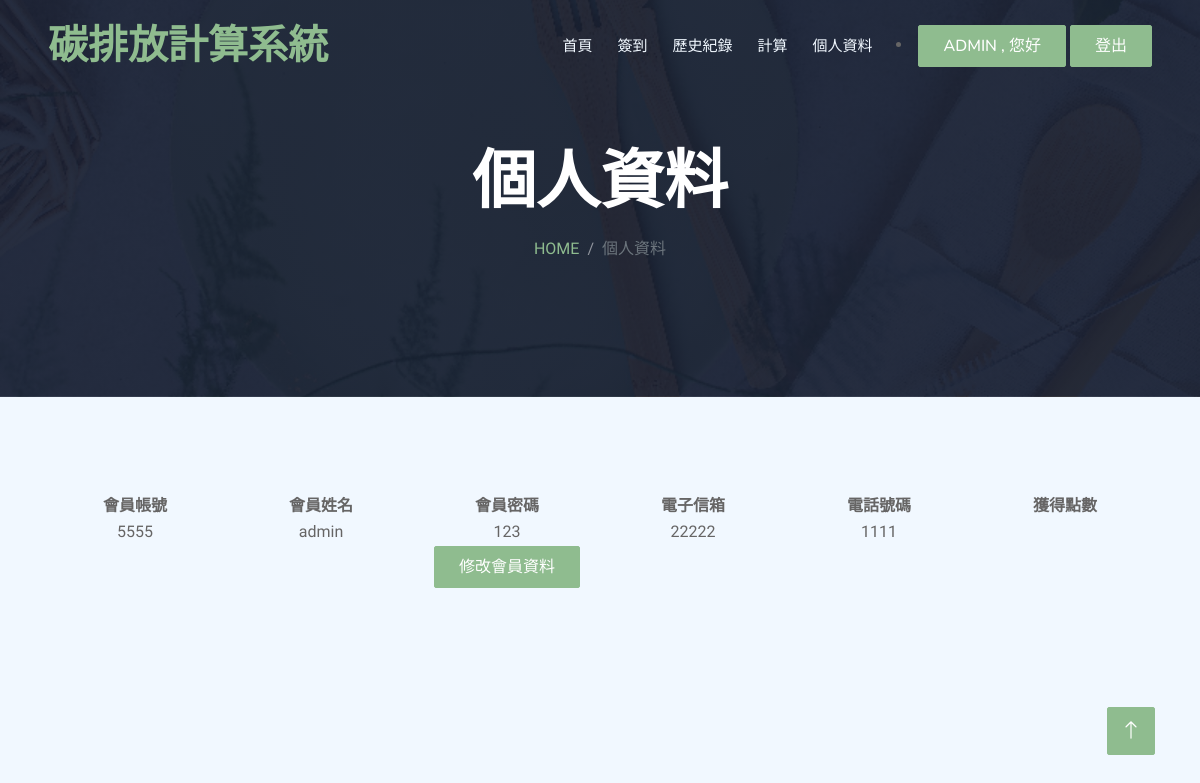
Page /碳排放/information.php (signed in) on the committed database.
### tables this page shows
CREATE TABLE `account` (
  `ID` varchar(20) NOT NULL,
  `Name` varchar(20) NOT NULL,
  `Password` varchar(20) NOT NULL,
  `phone` varchar(10) NOT NULL,
  `Email` varchar(50) NOT NULL,
  `level` varchar(1) NOT NULL
);

### 碳排放/information.php (the view, shortened to what this page needs)
<!DOCTYPE html>
<html lang="en">
<head>
    <link href="https://cdnjs.cloudflare.com/ajax/libs/font-awesome/5.10.0/css/all.min.css" rel="stylesheet">
    <link href="https://cdn.jsdelivr.net/npm/bootstrap-icons@1.4.1/font/bootstrap-icons.css" rel="stylesheet">
    <link href="lib/animate/animate.min.css" rel="stylesheet">
    <link href="lib/owlcarousel/assets/owl.carousel.min.css" rel="stylesheet">
    <link href="lib/tempusdominus/css/tempusdominus-bootstrap-4.min.css" rel="stylesheet" />
    <link href="css/bootstrap.min.css" rel="stylesheet">
    <link href="css/style.css" rel="stylesheet">
</head>
<body>
    <div class="container-xxl bg-white p-0">
        <div class="container-xxl position-relative p-0">
            <nav class="navbar navbar-expand-lg navbar-dark bg-dark px-4 px-lg-5 py-3 py-lg-0">
                <a href="" class="navbar-brand p-0">
                    <h1 class="text-primary m-0"></i>碳排放計算系統</h1>
                </a>
                <div class="collapse navbar-collapse" id="navbarCollapse">
                    <div class="navbar-nav ms-auto py-0 pe-4">
                        <a href="index.php" class="nav-item nav-link">首頁</a>
                        <a href="signin.php" class="nav-item nav-link">簽到</a>
                        <a href="history.php" class="nav-item nav-link">歷史紀錄</a>
                        <a href="count.php" class="nav-item nav-link">計算</a>
                        <a href="information.php" class="nav-item nav-link">個人資料</a>
                    </div>
                </div>
                <div>
                    <?php if (empty($_SESSION["ID"])) { ?>
                        <li><a href="login.php" class="btn btn-primary py-2 px-4">登入</a>
                            <a href="insert.php" class="btn btn-primary py-2 px-4">註冊</a>
                        </li>
                    <?php } else { ?>
                        <li> <a class="btn btn-primary py-2 px-4"><?php echo $_SESSION["Name"] ?> , 您好</a>
                            <a href="logout.php" class="btn btn-primary py-2 px-4">登出</a>
                        </li>
                    <?php } ?>
                </div>
        </div>
        <div class="container-xxl py-5 bg-dark hero-header mb-5">
            <div class="container text-center my-5 pt-5 pb-4">
                <h1 class="display-3 text-white mb-3 animated slideInDown">個人資料</h1>
                <nav aria-label="breadcrumb">
                    <ol class="breadcrumb justify-content-center text-uppercase">
                        <li class="breadcrumb-item"><a href="#">Home</a></li>
                        <li class="breadcrumb-item text-white active" aria-current="page">個人資料</li>
                    </ol>
                </nav>
            </div>
        </div>
    </div>
    <div class="container-xxl py-5">
        <div class="container">
            <div class="text-center wow fadeInUp" data-wow-delay="0.1s">
                <table class="container-xxl py-5">
                    <thead>
                        <tr>
                            <th>會員帳號</th>
                            <th>會員姓名</th>
                            <th>會員密碼</th>
                            <th>電子信箱</th>
                            <th>電話號碼</th>
                            <th>獲得點數</th>
                        </tr>
                    </thead>
                    <?php
                    $ID = $_SESSION['ID'];
                    $link = mysqli_connect("localhost", "root", "", "sa");
                    $sql = "select * from account where ID = '$ID'";
                    $result = mysqli_query($link, $sql);
                    while ($row = mysqli_fetch_assoc($result)) {
                        echo "<tr><td>", $row['ID'], "</td><td>", $row['Name'], "</td><td>", $row['Password'], " </td><td>", $row['Email'], "</td><td>", $row['phone'], " </td><td>", $row['Points'], " </td></tr>";
                    }
                    ?>
                    <tr>
                        <td colspan=5><a href="reviseinformation.php" class="btn btn-primary py-2 px-4">修改會員資料</a></td>
                    </tr>
                    <a href="#" class="btn btn-lg btn-primary btn-lg-square back-to-top"><i class="bi bi-arrow-up"></i></a>
            </div>
</body>
</html>

### 碳排放/css/style.css (style rules this page uses)
:root { --primary: #8fbc8f; --light: #F1F8FF; --dark: #0F172B; }
.back-to-top { position: fixed; display: none; right: 45px; bottom: 45px; z-index: 99; }
.btn { font-family: 'Nunito', sans-serif; font-weight: 500; text-transform: uppercase; transition: .5s; }
.btn.btn-primary, .btn.btn-secondary { color: #FFFFFF; }
.btn-lg-square { width: 48px; height: 48px; }
.btn-square, .btn-sm-square, .btn-lg-square { padding: 0; display: flex; align-items: center; justify-content: center; font-weight: normal; border-radius: 2px; }
.navbar-dark .navbar-nav .nav-link { position: relative; margin-left: 25px; padding: 35px 0; font-size: 15px; color: var(--light) !important; text-transform: uppercase; font-weight: 500; outline: none; transition: .5s; }
@media (min-width: 992px) { .navbar-dark { position: absolute; width: 100%; top: 0; left: 0; z-index: 999; background: transparent !important; } }
.hero-header { background: linear-gradient(rgba(15, 23, 43, .9), rgba(15, 23, 43, .9)), url(../img/bg-hero.jpg); background-position: center center; background-repeat: no-repeat; background-size: cover; }
.breadcrumb-item+.breadcrumb-item::before { color: rgba(255, 255, 255, .5); }

### rows in the picture
account: ID "5555", Name "admin", Password "123", Email "22222", phone "1111"

### other values in the picture
$_SESSION["Name"] "ADMIN"
